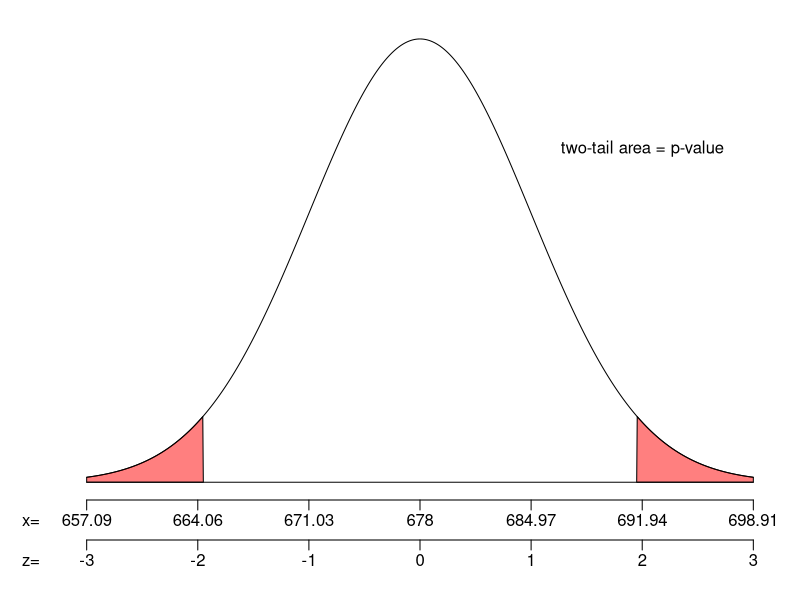

Write R code to recreate this figure.
pdf("sketch11.pdf", width=6, height=2.5)
par(mar=c(5,3,1,1))

mu = 678
s = 6.97


xs = seq(-3,3,length=1000)
ys = dnorm(xs)

plot(xs, ys, 'l',xlim = c(-3,3), ylim = c(0,0.4),
     ann=FALSE,xaxt="n",yaxt="n",
     lwd=1,bty='n')

axis(side=1, line=0, at=-3:3, labels = FALSE)
mtext(mu+(-3:3)*s,side=1,line=0.5,at=-3:3)
mtext(c("x="),line=0.5,side=1,at=-3.5)
#mtext("x",side=1,line=0.5,at=0.25)

axis(side=1, line=2,at=-3:3, labels = FALSE)
mtext(-3:3,side=1,line=2.5,at=-3:3)
mtext(c("z="),line=2.5,side=1,at=-3.5)
#mtext("z",side=1,line=2.5,at=0.25)

polygon(c(xs[xs<=-1.95], -1.95, -3),c(ys[xs<=-1.95], 0, 0), col=rgb(1,0,0,0.5))
polygon(c(xs[xs>=1.95], 3, 1.95),c(ys[xs>=1.95], 0, 0), col=rgb(1,0,0,0.5))
lines(c(-3,3),c(0,0),'l',lwd=1)

text(2,0.3,label="two-tail area = p-value")

dev.off()


#xs = seq(46,86,length=1000)

#ys = dnorm(xs,)

#plot(xs, ys, 'l',xlim = c(-3,3), ylim = c(0,0.4),
#     ann=FALSE,xaxt="n",yaxt="n",
#     lwd=1,bty='n')
##mtext("z",side=1,at=-0.5)
##mtext(c("-3","-2","-1","0","1","2","3"),side=1,at=-3:3)
##mtext(c("zstar"),side=1,line =-0.3,at=1.64)
#mtext(c("z="),side=1,at=-3.5)
#mtext(c("x="),line=1.3,side=1,at=-3.5)
#mtext(c("-zstar","0","zstar"),side=1,at=c(-1.75,0,1.75))
#mtext(c("15.53-ME","15.53","15.53+ME"),line=1.3,side=1,at=c(-1.75,0,1.75))
##mtext(round(255+(-3:3)*1.75,2),line=1.3,side=1,at=-3:3)
##mtext(c("-3","0","3"),side=1,at=c(-3,0,3))
#polygon(c(xs[xs>=-1.75 & xs<=1.75], 1.75, -1.75),c(ys[xs>=-1.75 & xs<=1.75], 0, 0), col="red")
##polygon(c(xs[xs>=2.5], 3, 2.5),c(ys[xs>=2.5], 0, 0), col="red")

#lines(xs, ys, 'l', lwd=1)
#lines(c(-3,3),c(0,0),'l',lwd=1)

##arrows(-2,0.25,0,0.06,lwd=2,code=2)
#text(0,0.2,label="area = 0.92")
